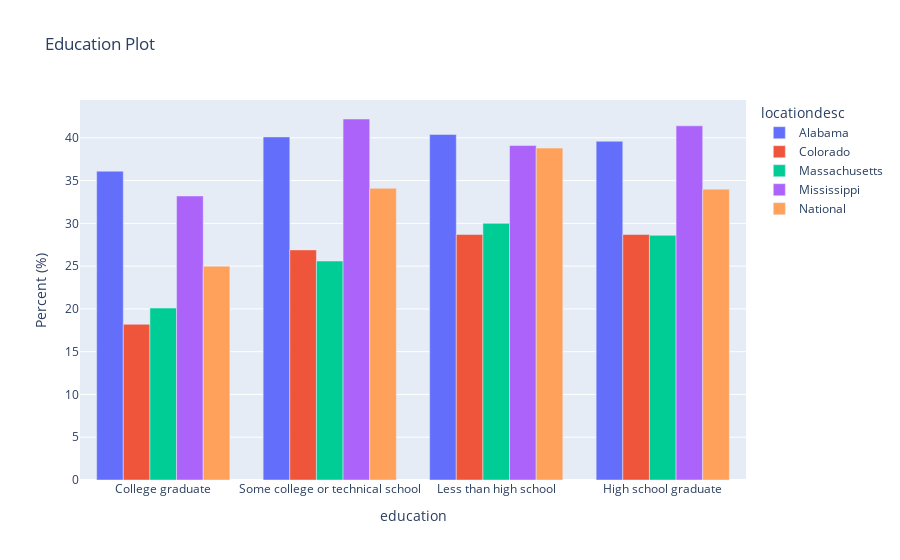

The notebook cell saved with this chart:
### Code cell
fig = px.bar(education_df, x='education', y='data_value', 
             color='locationdesc', 
             barmode = 'group', 
             labels={
                  "data_value": "Percent (%)",
                  "yearstart": "Year"
              },
             title='Education Plot')
fig.show()

### Figure 1 — Plotly figure (JSON) as saved in the notebook; plotly's stock layout.template omitted (floating-point values rounded to 4 significant figures)
{"data": [{"alignmentgroup": "True", "hovertemplate": "locationdesc=Alabama<br>education=%{x}<br>Percent (%)=%{y}<extra></extra>", "legendgroup": "Alabama", "marker": {"color": "#636efa", "pattern": {"shape": ""}}, "name": "Alabama", "offsetgroup": "Alabama", "orientation": "v", "showlegend": true, "textposition": "auto", "type": "bar", "x": ["College graduate", "Some college or technical school", "Less than high school", "High school graduate"], "xaxis": "x", "y": [36.1, 40.1, 40.4, 39.6], "yaxis": "y"}, {"alignmentgroup": "True", "hovertemplate": "locationdesc=Colorado<br>education=%{x}<br>Percent (%)=%{y}<extra></extra>", "legendgroup": "Colorado", "marker": {"color": "#EF553B", "pattern": {"shape": ""}}, "name": "Colorado", "offsetgroup": "Colorado", "orientation": "v", "showlegend": true, "textposition": "auto", "type": "bar", "x": ["College graduate", "Some college or technical school", "Less than high school", "High school graduate"], "xaxis": "x", "y": [18.2, 26.9, 28.7, 28.7], "yaxis": "y"}, {"alignmentgroup": "True", "hovertemplate": "locationdesc=Massachusetts<br>education=%{x}<br>Percent (%)=%{y}<extra></extra>", "legendgroup": "Massachusetts", "marker": {"color": "#00cc96", "pattern": {"shape": ""}}, "name": "Massachusetts", "offsetgroup": "Massachusetts", "orientation": "v", "showlegend": true, "textposition": "auto", "type": "bar", "x": ["College graduate", "Some college or technical school", "Less than high school", "High school graduate"], "xaxis": "x", "y": [20.1, 25.6, 30, 28.6], "yaxis": "y"}, {"alignmentgroup": "True", "hovertemplate": "locationdesc=Mississippi<br>education=%{x}<br>Percent (%)=%{y}<extra></extra>", "legendgroup": "Mississippi", "marker": {"color": "#ab63fa", "pattern": {"shape": ""}}, "name": "Mississippi", "offsetgroup": "Mississippi", "orientation": "v", "showlegend": true, "textposition": "auto", "type": "bar", "x": ["College graduate", "Some college or technical school", "Less than high school", "High school graduate"], "xaxis": "x", "y": [33.2, 42.2, 39.1, 41.4], "yaxis": "y"}, {"alignmentgroup": "True", "hovertemplate": "locationdesc=National<br>education=%{x}<br>Percent (%)=%{y}<extra></extra>", "legendgroup": "National", "marker": {"color": "#FFA15A", "pattern": {"shape": ""}}, "name": "National", "offsetgroup": "National", "orientation": "v", "showlegend": true, "textposition": "auto", "type": "bar", "x": ["College graduate", "Some college or technical school", "Less than high school", "High school graduate"], "xaxis": "x", "y": [25, 34.1, 38.8, 34], "yaxis": "y"}], "layout": {"barmode": "group", "legend": {"title": {"text": "locationdesc"}, "tracegroupgap": 0}, "title": {"text": "Education Plot"}, "xaxis": {"anchor": "y", "domain": [0, 1], "title": {"text": "education"}}, "yaxis": {"anchor": "x", "domain": [0, 1], "title": {"text": "Percent (%)"}}}}
